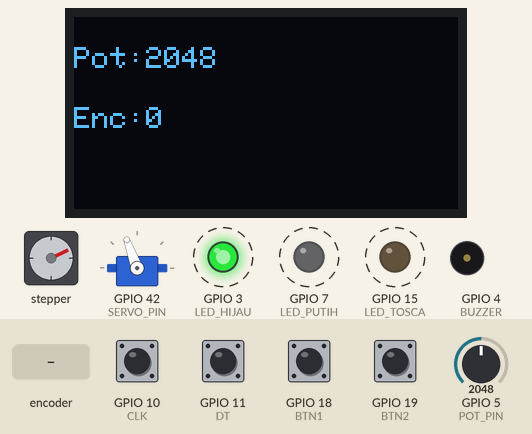
This sketch was run on a simulated ESP32-S3. On the bench: stepper motor, servo, 128×64 one-colour display, output pins drawn as LEDs (lit = HIGH), buzzer (waves = sounding, pin HIGH). Wiring (inferred from the names in the program): stepper motor (200 steps per turn assumed): coils GPIO 37, GPIO 39, GPIO 38, GPIO 40. Dashed ring = blinking. The test bench sets the inputs (shaded band); at power-on: GPIO 10 (CLK), GPIO 11 (DT), GPIO 18 (BTN1), GPIO 19 (BTN2) HIGH, GPIO 5 (POT_PIN) = 2048. Pins used as bus, display or sensor lines are not drawn; what the sketch prints to the serial monitor is not drawn.

Above: at 1.2 s.
1.3 s: rotary encoder on GPIO 10 (CLK) / GPIO 11 (DT) turned 1 step (first pin leading)
At 2.25 s:
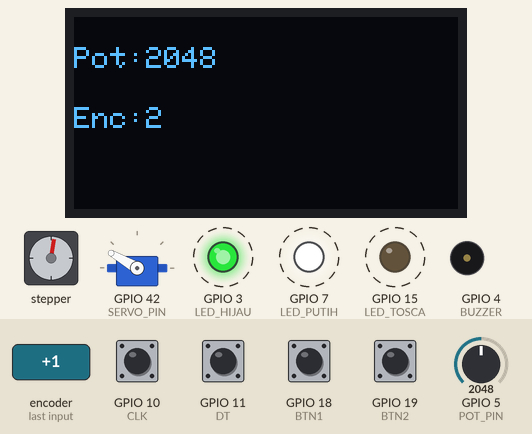
At 2.85 s:
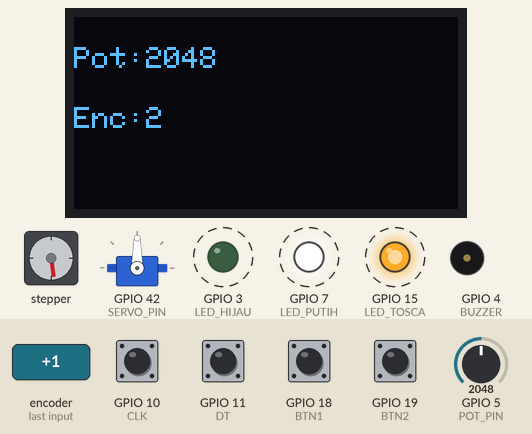
3.9 s: GPIO 5 (POT_PIN) set to 2866
At 6.15 s:
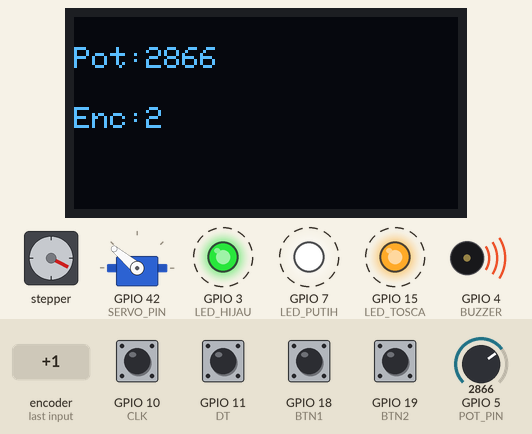
6.3 s: GPIO 5 (POT_PIN) set to 3603
At 7.35 s:
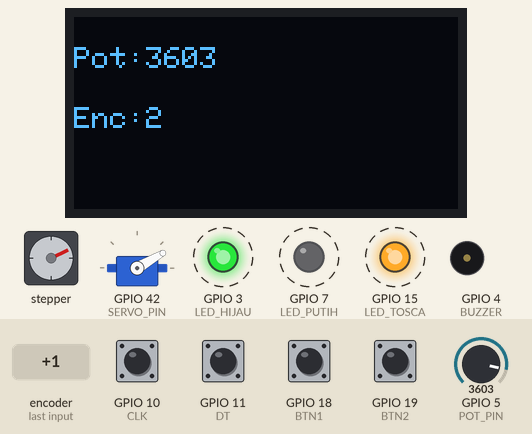
8.7 s: GPIO 19 (BTN2) pulled LOW for 0.15 s
9.4 s: GPIO 18 (BTN1) pulled LOW for 1 s
11.0 s: GPIO 19 (BTN2) pulled LOW for 1 s
Timing chart, 0 to 15.6 s (numbered marks = the images above; inputs shaded):
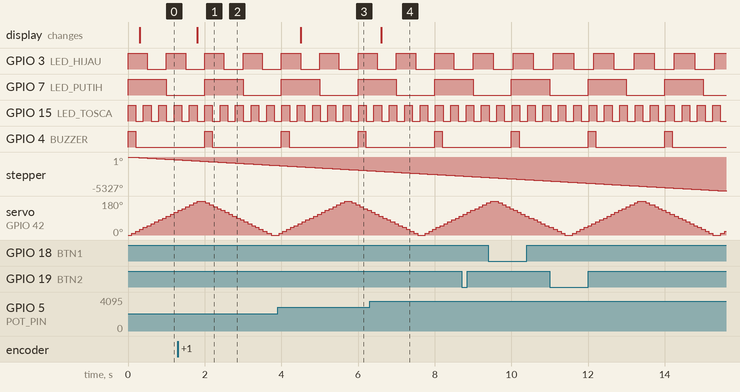

The sketch:

ALL.ino
```cpp
#include <Arduino.h>
#include <ESP32Servo.h>
#include <Wire.h>
#include <Adafruit_GFX.h>
#include <Adafruit_SSD1306.h>

// ==== Konfigurasi Pin ====
#define LED_HIJAU 3
#define LED_PUTIH 7
#define LED_TOSCA 15
#define BUZZER 4
#define BTN1 18
#define BTN2 19
#define POT_PIN 5
#define SERVO_PIN 42
#define CLK 10
#define DT 11

// Stepper motor (tanpa driver)
#define BMINUS 37
#define BPLUS 38
#define APLUS 39
#define AMINUS 40

// OLED
#define SCREEN_WIDTH 128
#define SCREEN_HEIGHT 64
Adafruit_SSD1306 display(SCREEN_WIDTH, SCREEN_HEIGHT, &Wire, -1);

// Servo
Servo myservo;

// Encoder
int lastStateCLK;
int counter = 0;

// ==== Task LED Hijau ====
void TaskLED1(void *pvParameters) {
  pinMode(LED_HIJAU, OUTPUT);
  while (1) {
    digitalWrite(LED_HIJAU, !digitalRead(LED_HIJAU));
    Serial.printf("TaskLED1 running on Core %d\n", xPortGetCoreID());
    vTaskDelay(500 / portTICK_PERIOD_MS);
  }
}

// ==== Task LED Putih ====
void TaskLED2(void *pvParameters) {
  pinMode(LED_PUTIH, OUTPUT);
  while (1) {
    digitalWrite(LED_PUTIH, !digitalRead(LED_PUTIH));
    Serial.printf("TaskLED2 running on Core %d\n", xPortGetCoreID());
    vTaskDelay(1000 / portTICK_PERIOD_MS);
  }
}

// ==== Task LED Tosca ====
void TaskLED3(void *pvParameters) {
  pinMode(LED_TOSCA, OUTPUT);
  while (1) {
    digitalWrite(LED_TOSCA, !digitalRead(LED_TOSCA));
    Serial.printf("TaskLED3 running on Core %d\n", xPortGetCoreID());
    vTaskDelay(200 / portTICK_PERIOD_MS);
  }
}

// ==== Task Buzzer ====
void TaskBuzzer(void *pvParameters) {
  pinMode(BUZZER, OUTPUT);
  while (1) {
    digitalWrite(BUZZER, HIGH);
    vTaskDelay(200 / portTICK_PERIOD_MS);
    digitalWrite(BUZZER, LOW);
    vTaskDelay(1800 / portTICK_PERIOD_MS);
  }
}

// ==== Task Button 1 ====
void TaskButton1(void *pvParameters) {
  pinMode(BTN1, INPUT_PULLUP);
  while (1) {
    if (digitalRead(BTN1) == LOW) {
      Serial.printf("Button1 pressed (Core %d)\n", xPortGetCoreID());
    }
    vTaskDelay(50 / portTICK_PERIOD_MS);
  }
}

// ==== Task Button 2 ====
void TaskButton2(void *pvParameters) {
  pinMode(BTN2, INPUT_PULLUP);
  while (1) {
    if (digitalRead(BTN2) == LOW) {
      Serial.printf("Button2 pressed (Core %d)\n", xPortGetCoreID());
    }
    vTaskDelay(50 / portTICK_PERIOD_MS);
  }
}

// ==== Task Potensiometer ====
void TaskPot(void *pvParameters) {
  while (1) {
    int val = analogRead(POT_PIN);
    Serial.printf("Pot Value: %d | Core: %d\n", val, xPortGetCoreID());
    vTaskDelay(500 / portTICK_PERIOD_MS);
  }
}

// ==== Task Servo ====
void TaskServo(void *pvParameters) {
  myservo.attach(SERVO_PIN);
  while (1) {
    for (int pos = 0; pos <= 180; pos += 10) {
      myservo.write(pos);
      vTaskDelay(100 / portTICK_PERIOD_MS);
    }
    for (int pos = 180; pos >= 0; pos -= 10) {
      myservo.write(pos);
      vTaskDelay(100 / portTICK_PERIOD_MS);
    }
  }
}

// ==== Task Encoder ====
void TaskEncoder(void *pvParameters) {
  pinMode(CLK, INPUT);
  pinMode(DT, INPUT);
  lastStateCLK = digitalRead(CLK);
  while (1) {
    int currentStateCLK = digitalRead(CLK);
    if (currentStateCLK != lastStateCLK) {
      if (digitalRead(DT) != currentStateCLK)
        counter++;
      else
        counter--;
      Serial.printf("Encoder: %d | Core: %d\n", counter, xPortGetCoreID());
    }
    lastStateCLK = currentStateCLK;
    vTaskDelay(10 / portTICK_PERIOD_MS);
  }
}

// ==== Task OLED ====
void TaskOLED(void *pvParameters) {
  display.begin(SSD1306_SWITCHCAPVCC, 0x3C);
  display.clearDisplay();
  display.setTextSize(1);
  display.setTextColor(WHITE);
  while (1) {
    display.clearDisplay();
    display.setCursor(0, 10);
    display.print("Pot:");
    display.println(analogRead(POT_PIN));
    display.setCursor(0, 30);
    display.print("Enc:");
    display.println(counter);
    display.display();
    vTaskDelay(500 / portTICK_PERIOD_MS);
  }
}

// ==== Task Stepper ====
void TaskStepper(void *pvParameters) {
  pinMode(BMINUS, OUTPUT);
  pinMode(BPLUS, OUTPUT);
  pinMode(APLUS, OUTPUT);
  pinMode(AMINUS, OUTPUT);
  int seq[4][4] = {
      {1, 0, 1, 0},
      {0, 1, 1, 0},
      {0, 1, 0, 1},
      {1, 0, 0, 1}};
  while (1) {
    for (int step = 0; step < 4; step++) {
      digitalWrite(AMINUS, seq[step][0]);
      digitalWrite(APLUS, seq[step][1]);
      digitalWrite(BPLUS, seq[step][2]);
      digitalWrite(BMINUS, seq[step][3]);
      vTaskDelay(5 / portTICK_PERIOD_MS);
    }
  }
}

// ==== Setup ====
void setup() {
  Serial.begin(115200);
  Wire.begin(8, 9); // SDA, SCL

  // Task LED
  xTaskCreatePinnedToCore(TaskLED1, "TaskLED1", 2000, NULL, 1, NULL, 0);
  xTaskCreatePinnedToCore(TaskLED2, "TaskLED2", 2000, NULL, 1, NULL, 1);
  xTaskCreatePinnedToCore(TaskLED3, "TaskLED3", 2000, NULL, 1, NULL, 0);

  // Task lainnya
  xTaskCreatePinnedToCore(TaskBuzzer, "TaskBuzzer", 2000, NULL, 1, NULL, 0);
  xTaskCreatePinnedToCore(TaskButton1, "TaskButton1", 2000, NULL, 2, NULL, 1);
  xTaskCreatePinnedToCore(TaskButton2, "TaskButton2", 2000, NULL, 2, NULL, 1);
  xTaskCreatePinnedToCore(TaskPot, "TaskPot", 2000, NULL, 1, NULL, 0);
  xTaskCreatePinnedToCore(TaskServo, "TaskServo", 3000, NULL, 1, NULL, 0);
  xTaskCreatePinnedToCore(TaskEncoder, "TaskEncoder", 2000, NULL, 1, NULL, 1);
  xTaskCreatePinnedToCore(TaskOLED, "TaskOLED", 4000, NULL, 1, NULL, 0);
  xTaskCreatePinnedToCore(TaskStepper, "TaskStepper", 3000, NULL, 1, NULL, 1);
}

void loop() {}
```

Measured:
- after the input at 1.3 s, the display: changes after 0.50 s (image 1)
- after the input at 3.9 s, the display: changes after 0.61 s (image 3)
- after the input at 6.3 s, the display: changes after 0.31 s (image 4)
- by itself, GPIO 3 (LED_HIJAU): alternates HIGH for 0.53 s and LOW for 0.53 s
- by itself, GPIO 7 (LED_PUTIH): alternates HIGH for 1.0 s and LOW for 1.0 s
- by itself, GPIO 15 (LED_TOSCA): alternates HIGH for 0.20 s and LOW for 0.20 s
- by itself, GPIO 4 (BUZZER): alternates HIGH for 0.20 s and LOW for 1.8 s
